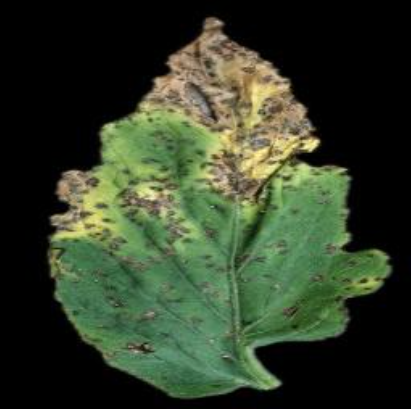
#> input picture DI.png, 411 x 409 px
$ jupyter execute WaterShed.ipynb
#> lines starting #> are read from the running program, lines starting #| are printed output that depends on the picture; after the words box and inside, x2 and y2 are one past the last pixel; in counts of white or black regions, pixels touching at a corner belong together
# New Section

[cell 1]
import numpy as np
import cv2
from matplotlib import pyplot as plt

img = cv2.imread('DI.png')
#> img is the input picture: shape (409, 411, 3); mean B, G, R 40.7, 61.8, 50.2
b,g,r = cv2.split(img)
rgb_img = cv2.merge([r,g,b])

[cell 2]
# Step 1 [Converting color image to GrayScale]
gray = cv2.cvtColor(img,cv2.COLOR_BGR2GRAY)
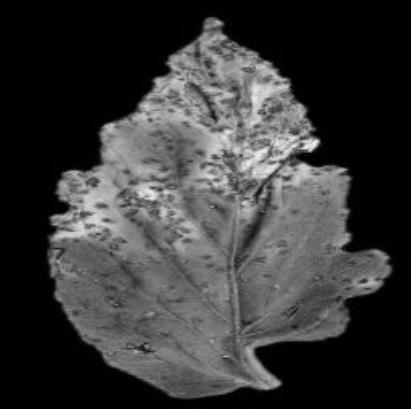
#> gray: shape (409, 411); min 0, max 242, mean 55.9
ret, thresh = cv2.threshold(gray,0,255,cv2.THRESH_BINARY_INV+cv2.THRESH_OTSU)
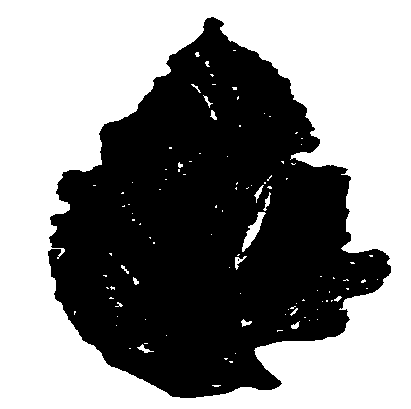
#> thresh: shape (409, 411); 53.7% white; 2 black regions (1 under 20 px), largest, box (x1, y1, x2, y2) and area: (48, 17, 391, 398) 77883
#> ret = 60

[cell 3]
# Step 2 [noise removal]
kernel = np.ones((2,2),np.uint8)
closing = cv2.morphologyEx(thresh,cv2.MORPH_CLOSE,kernel, iterations = 2)
#> closing: shape (409, 411); 53.7% white; 1 black region, box (x1, y1, x2, y2) and area: (50, 19, 393, 400) 77798

[cell 4]
# Step 3 [sure background area]
sure_bg = cv2.dilate(closing,kernel,iterations=3)
#> sure_bg: shape (409, 411); 57.1% white; 2 black regions (1 under 20 px), largest, box (x1, y1, x2, y2) and area: (53, 23, 393, 400) 72047

[cell 5]
# Step 4 [Finding sure foreground area]
dist_transform = cv2.distanceTransform(sure_bg,cv2.DIST_L2,3)
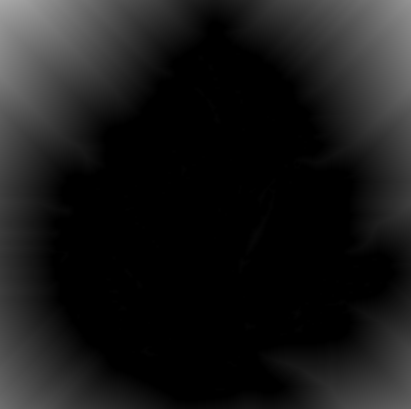
#> dist_transform: shape (409, 411) float32; min 0, max 168.4, mean 25.1

[cell 6]
# Step 5 [Threshold]
ret, sure_fg = cv2.threshold(dist_transform,0.1*dist_transform.max(),255,0)
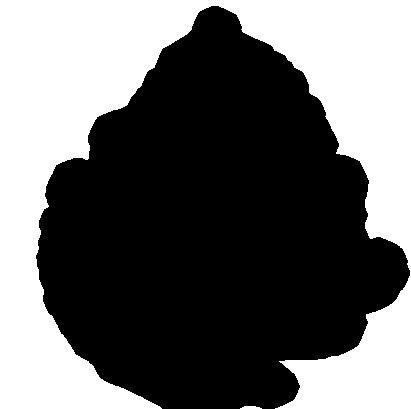
#> sure_fg: shape (409, 411) float32; 41.5% white; 2 white regions, box (x1, y1, x2, y2) and area: (0, 0, 411, 409) 69698, (240, 406, 262, 409) 52
#> ret = 16.84

[cell 7]
# Step 6 [Finding unknown region]
sure_fg = np.uint8(sure_fg)
unknown = cv2.subtract(sure_bg,sure_fg)
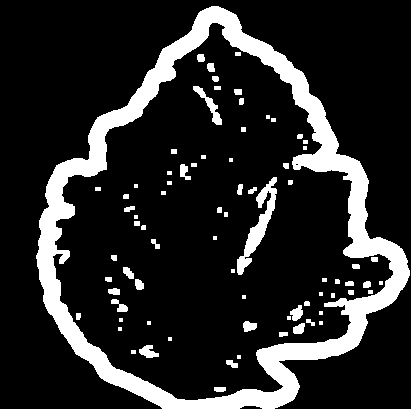
#> unknown: shape (409, 411); 15.6% white; 77 white regions (18 under 20 px), largest, box (x1, y1, x2, y2) and area: (36, 6, 410, 409) 22115, (237, 177, 277, 275) 1101, (193, 86, 222, 125) 299

[cell 8]
# Step 7 [Initializing Markers]
ret, markers = cv2.connectedComponents(sure_fg)
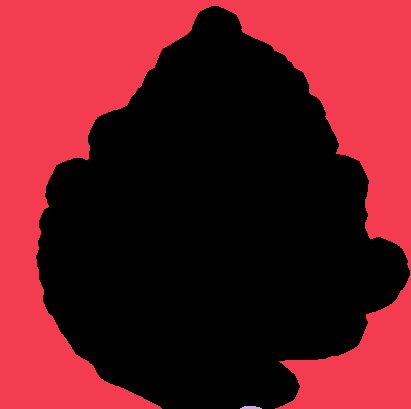
#> markers: shape (409, 411) int32; 3 distinct labels, from 0 to 2; one colour per label, 0 black
#> ret = 3
# Add one to all labels so that sure background is not 0, but 1
markers = markers+1
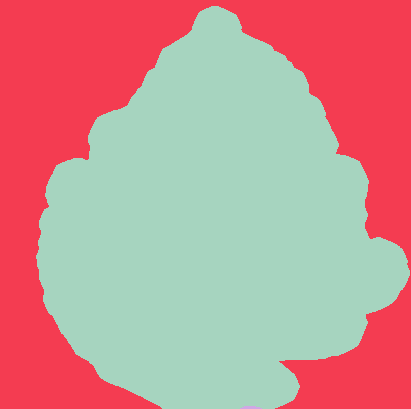
#> markers: shape (409, 411) int32; 3 distinct labels, from 1 to 3; one colour per label, 0 black
# Now, mark the region of unknown with zero
markers[unknown==255] = 0
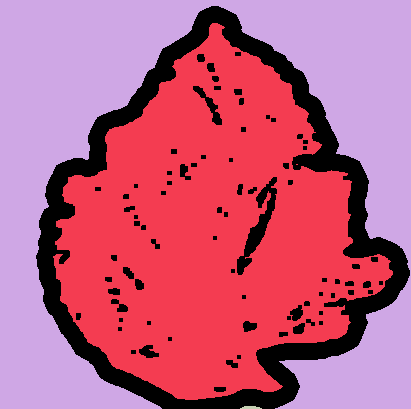
#> markers: shape (409, 411) int32; 4 distinct labels, from 0 to 3; one colour per label, 0 black

[cell 9]
# Step 8 [Applying Water-Shed]
markers = cv2.watershed(img,markers)
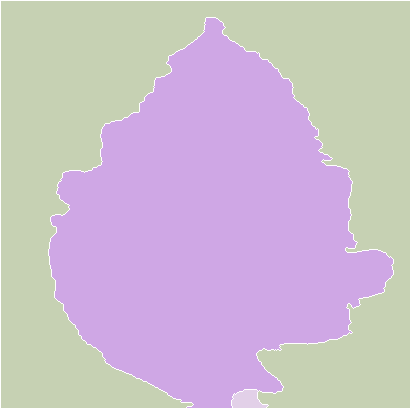
#> markers: shape (409, 411) int32; 4 distinct labels, from -1 to 3; one colour per label, 0 black, -1 white
img[markers == -1] = [255,0,0]
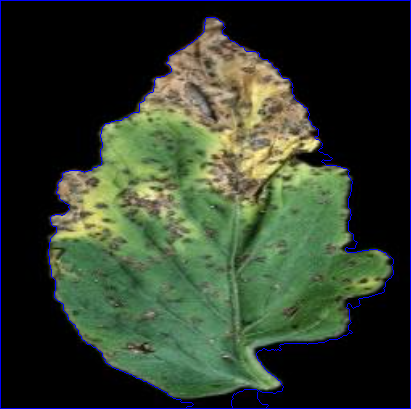
#> img: shape (409, 411, 3); 1.73% of pixels changed, all inside (x1, y1, x2, y2) = (0, 0, 411, 409)
